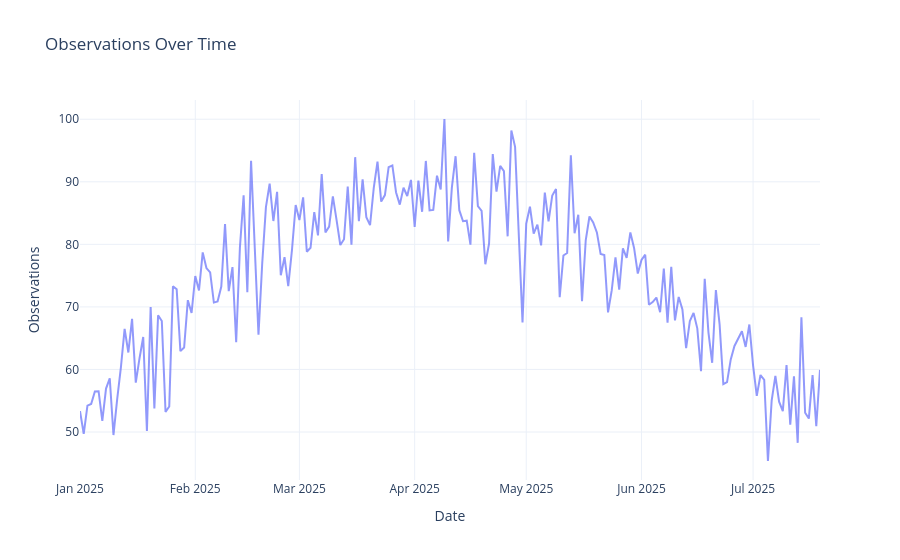

Here is the notebook cell this chart was saved with:
### Code cell
# Set a random seed for reproducibility
np.random.seed(SEED)
torch.manual_seed(SEED)

# Create a date range starting from January 1, 2025
dates = pd.date_range(start="2025-01-01", periods=N_SAMPLES, freq="D")
# set date as index

# Generate random observations between 20 and 200
observations = np.random.randint(20, 200, size=N_SAMPLES)

# Add some noise to the observations
trend = np.linspace(50, 150, N_SAMPLES)
seasonality = 30 * np.sin(np.linspace(0, 6*np.pi, N_SAMPLES))
noise = np.random.normal(0, 5, N_SAMPLES)
observations = trend + seasonality + noise

# Create the DataFrame
df = pd.DataFrame({
    "dates": dates,
    "observations": observations
})

# increase date data
df['year'] = df['dates'].dt.year
df['month'] = df['dates'].dt.month
df['day'] = df['dates'].dt.day
df['dayofweek'] = df['dates'].dt.dayofweek
df['dayofyear'] = df['dates'].dt.dayofyear
df['isweekend'] = df['dates'].dt.dayofweek >= 5 # 0=Monday, 6=Sunday
df['isweekend'] = df['isweekend'].astype(int)  # Convert boolean to int

#add rolling mean and std
df["rolling_mean_3"] = df["observations"].rolling(window=3).mean() # This is a 3-day rolling mean, meaning the average of the last 3 days
df["rolling_mean_7"] = df["observations"].rolling(window=7).mean() # This is a 7-day rolling mean, meaning the average of the last 7 days
df["rolling_std_7"] = df["observations"].rolling(window=7).std() # This is a 7-day rolling standard deviation, meaning the std of the last 7 days
df["rolling_min_7"] = df["observations"].rolling(window=7).min() # This is a 7-day rolling minimum, meaning the min of the last 7 days
df["rolling_max_7"] = df["observations"].rolling(window=7).max() # This is a 7-day rolling maximum, meaning the max of the last 7 days

#set dates as index
df.set_index('dates', inplace=True)

# Function to create lag features
def create_lag_features(df, target_column, lag_days):
    for lag in range(1, lag_days + 1):
        lag_column = f"lag_{lag}"
        df[lag_column] = df[target_column].shift(lag)
        if lag_column not in FEATURES:
            FEATURES.append(lag_column)
    return df

# Apply the function to create lag features
df = create_lag_features(df, "observations", LAG_DAYS)

# Drop rows with NaN values caused by lagging
df.dropna(inplace=True)

#df["lag_ratio"] = df["lag_1"] / (df["lag_2"] + 1e-5)

# Visualization
fig = go.Figure()
fig.add_trace(go.Scatter(x=dates[:200], y=observations[:200], mode='lines', name='Observations', opacity=0.7))

fig.update_layout(
    title="Observations Over Time",
    xaxis_title="Date",
    yaxis_title="Observations",
    legend_title="Legend",
    template="plotly_white"
)

fig.show()

### Figure 1 — Plotly figure (JSON) as saved in the notebook; plotly's stock layout.template omitted (floating-point values rounded to 4 significant figures; data arrays with more than 128 entries replaced by an {"elided": "..."} marker saying what was removed)
{"data": [{"mode": "lines", "name": "Observations", "opacity": 0.7, "type": "scatter", "x": {"elided": "200 str values"}, "y": {"elided": "200 float values"}}], "layout": {"legend": {"title": {"text": "Legend"}}, "title": {"text": "Observations Over Time"}, "xaxis": {"title": {"text": "Date"}}, "yaxis": {"title": {"text": "Observations"}}}}
